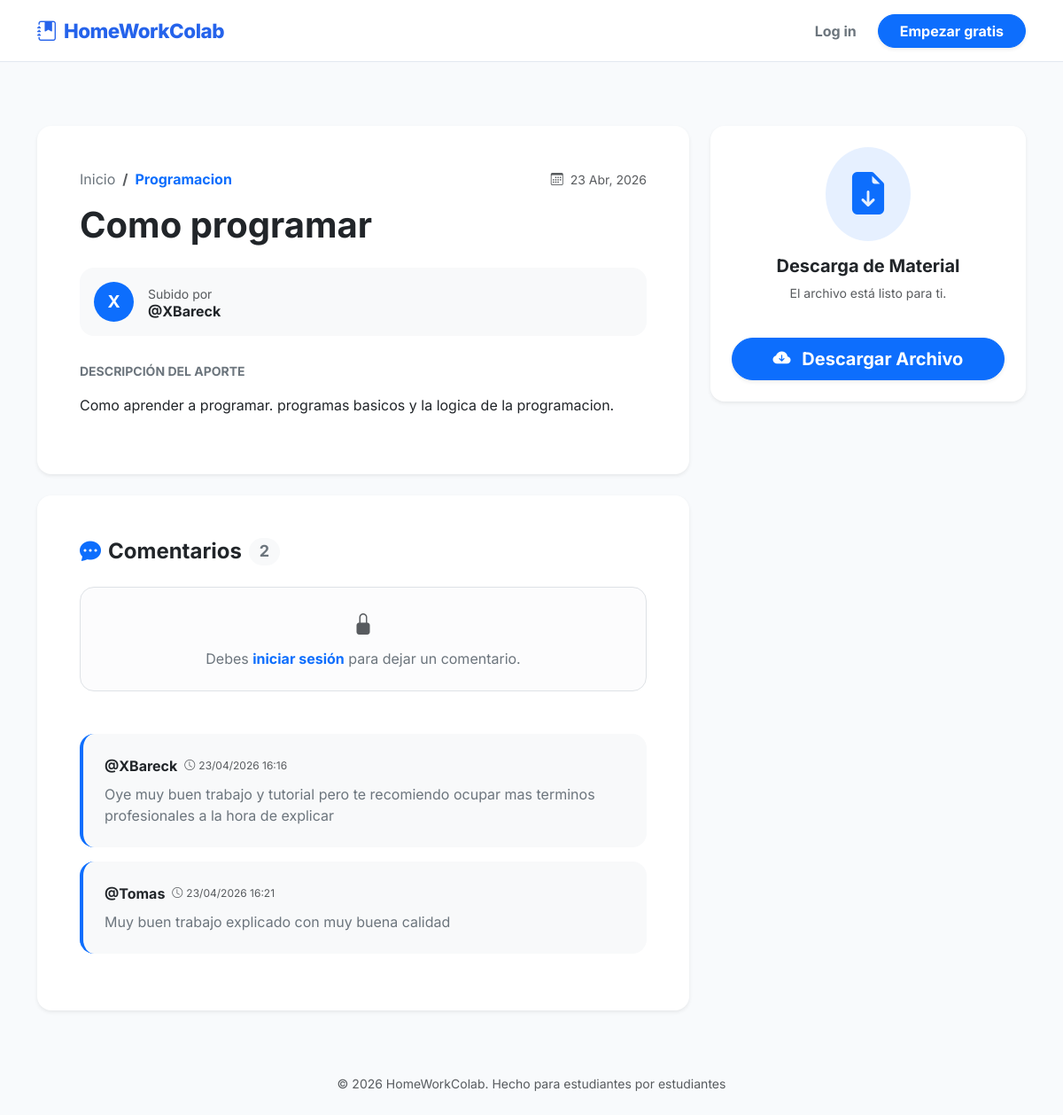
/trabajo/15/, run on the app's committed database.
### trabajos/models.py (models this page shows, shortened)
class Trabajo(models.Model):
    titulo = models.CharField(max_length=200)
    descripcion = models.TextField()
    archivo_url = models.FileField(upload_to='trabajos_academicos/')
    fecha_subida = models.DateTimeField(auto_now_add=True)
    usuario = models.ForeignKey(settings.AUTH_USER_MODEL, on_delete=models.CASCADE, related_name='trabajos')
    categoria = models.ForeignKey(Categoria, on_delete=models.SET_NULL, null=True, related_name='trabajos')
    etiquetas = models.ManyToManyField(Etiqueta, related_name='trabajos', blank=True)
    likes = models.ManyToManyField(settings.AUTH_USER_MODEL, related_name='trabajos_likeados', blank=True)

class Categoria(models.Model):
    nombre = models.CharField(max_length=100, verbose_name="Nombre de la Categoría")

### users/models.py (models this page shows, shortened)
class CustomUser(AbstractUser):
    fecha_registro= models.DateTimeField(auto_now_add=True)
    is_moderador = models.BooleanField('Es Moderador', default=False)

### comentarios/models.py (models this page shows, shortened)
class Comentario(models.Model):
    trabajo = models.ForeignKey(Trabajo, on_delete=models.CASCADE, related_name='comentarios')
    usuario = models.ForeignKey(settings.AUTH_USER_MODEL, on_delete=models.CASCADE)
    texto = models.TextField()
    fecha = models.DateTimeField(auto_now_add=True)

### trabajos/views.py (the view, shortened to what this page needs)
# urls.py: path('trabajo/<int:trabajo_id>/', views.detalle_trabajo, name='detalle_trabajo'),
def detalle_trabajo(request, trabajo_id):
    trabajo = get_object_or_404(Trabajo, id=trabajo_id)
    context = {
        'trabajo': trabajo
    }
    return render(request, 'trabajos/detalle.html', context)

### templates/trabajos/detalle.html (shortened to what this page needs)
{% extends 'base.html' %}
{% block content %}
<div class="row g-4 my-2">
    <div class="col-lg-8">
        <div class="card border-0 shadow-sm rounded-4 p-4 p-lg-5 mb-4 fade-in">
            <nav aria-label="breadcrumb" class="mb-3 d-flex justify-content-between align-items-center">
                <ol class="breadcrumb small mb-0">
                    <li class="breadcrumb-item"><a href="{% url 'home' %}" class="text-decoration-none text-secondary">Inicio</a></li>
                    <li class="breadcrumb-item active text-primary fw-bold">{{ trabajo.categoria.nombre }}</li>
                </ol>
                <small class="text-muted"><i class="bi bi-calendar3 me-1"></i> {{ trabajo.fecha_subida|date:"d M, Y" }}</small>
            </nav>
            <h1 class="display-6 fw-bold text-dark mb-4">{{ trabajo.titulo }}</h1>
            <div class="d-flex align-items-center p-3 bg-light rounded-4 mb-4">
                <div class="bg-primary text-white rounded-circle d-flex align-items-center justify-content-center fw-bold me-3" style="width: 45px; height: 45px; font-size: 1.2rem;">
                    {{ trabajo.usuario.username|first|upper }}
                </div>
                <div>
                    <p class="mb-0 text-muted small">Subido por</p>
                    <h6 class="mb-0 fw-bold">@{{ trabajo.usuario.username }}</h6>
                </div>
            </div>
            <div class="mt-2">
                <h6 class="fw-bold text-secondary mb-3 text-uppercase small">Descripción del aporte</h6>
                <p class="text-dark fs-6" style="white-space: pre-wrap; line-height: 1.7;">{{ trabajo.descripcion }}</p>
            </div>
        </div>
        <div class="card border-0 shadow-sm rounded-4 p-4 p-lg-5 fade-in" style="animation-delay: 0.1s;">
            <h4 class="fw-bold mb-4 d-flex align-items-center">
                <i class="bi bi-chat-dots-fill text-primary me-2"></i> Comentarios <span class="badge bg-light text-secondary ms-2 rounded-pill">{{ trabajo.comentarios.count }}</span>
            </h4>
            {% if user.is_authenticated %}
                <form method="post" class="mb-5 bg-light p-4 rounded-4 border">
                    {% csrf_token %}
                    <div class="d-flex gap-3">
                        <div class="bg-secondary bg-opacity-25 text-dark rounded-circle d-flex align-items-center justify-content-center fw-bold flex-shrink-0" style="width: 40px; height: 40px;">
                            {{ user.username|first|upper }}
                        </div>
                        <div class="flex-grow-1">
                            <textarea name="contenido" class="form-control border-0 bg-white mb-3 shadow-sm rounded-3 p-3" rows="3" placeholder="Añade un comentario a este aporte..." required></textarea>
                            <div class="text-end">
                                <button type="submit" class="btn btn-primary rounded-pill px-4 fw-bold shadow-sm">Comentar</button>
                            </div>
                        </div>
                    </div>
                </form>
            {% else %}
                <div class="alert alert-light border rounded-4 text-center mb-5 py-4">
                    <i class="bi bi-lock-fill text-muted fs-4 d-block mb-2"></i>
                    <p class="mb-0 text-secondary">Debes <a href="{% url 'login' %}" class="fw-bold text-primary text-decoration-none">iniciar sesión</a> para dejar un comentario.</p>
                </div>
            {% endif %}
            <div class="comments-list">
                {% for c in trabajo.comentarios.all %}
                <div class="p-4 mb-3 border-start border-primary border-4 bg-light rounded-4 d-flex justify-content-between align-items-start transition-hover">
                    <div>
                        <div class="d-flex align-items-center mb-2">
                            <span class="fw-bold text-dark me-2">@{{ c.usuario.username }}</span>
                            <small class="text-muted" style="font-size: 0.75rem;"><i class="bi bi-clock me-1"></i>{{ c.fecha|date:"d/m/Y H:i" }}</small>
                        </div>
                        <p class="mb-0 text-secondary">{{ c.texto }}</p>
                    </div>
                </div>
                {% empty %}
                <div class="text-center py-4 text-muted">
                    <i class="bi bi-chat-square text-light display-4"></i>
                    <p class="mt-2">Aún no hay comentarios. ¡Sé el primero!</p>
                </div>
                {% endfor %}
            </div>
        </div>
    </div>
    <div class="col-lg-4">
        <div class="card border-0 shadow-sm rounded-4 p-4 sticky-top fade-in" style="top: 100px; animation-delay: 0.2s;">
            <div class="text-center mb-4">
                <div class="bg-primary bg-opacity-10 rounded-circle d-inline-block p-4 mb-3">
                    <i class="bi bi-file-earmark-arrow-down-fill text-primary display-5"></i>
                </div>
                <h5 class="fw-bold text-dark">Descarga de Material</h5>
                <p class="text-muted small">El archivo está listo para ti.</p>
            </div>
            <div class="d-grid gap-2">
                <a href="{{ trabajo.archivo_url.url }}" class="btn btn-primary btn-lg rounded-pill fw-bold shadow-sm" download>
                    <i class="bi bi-cloud-arrow-down-fill me-2"></i> Descargar Archivo
                </a>
            </div>
        </div>
    </div>
</div>
{% endblock %}

### templates/base.html (style rules this page uses)
:root { --primary-color: #2563eb; --bg-body: #f8fafc; }
body { font-family: "Inter", sans-serif; background-color: var(--bg-body); color: #1e293b; min-height: 100vh; }
.fade-in { animation: fadeIn 0.4s ease-in; }

### templates/trabajos/detalle.html (style rules this page uses)
.fade-in { animation: fadeIn 0.4s ease-in; }
.transition-hover { transition: transform 0.2s ease, background-color 0.2s ease; }

### data on the page
Trabajo: categoria.nombre "Programacion", fecha_subida "23 Abr, 2026", titulo "Como programar", usuario.username|first "X", usuario.username "XBareck", descripcion "Como aprender a programar. programas basicos y la logica de la programacion.", comentarios.count "2"
Comentario: usuario.username "XBareck", fecha "23/04/2026 16:16", texto "Oye muy buen trabajo y tutorial pero te recomiendo ocupar mas terminos profesionales a la hora de explicar"
Comentario: usuario.username "Tomas", fecha "23/04/2026 16:21", texto "Muy buen trabajo explicado con muy buena calidad"
